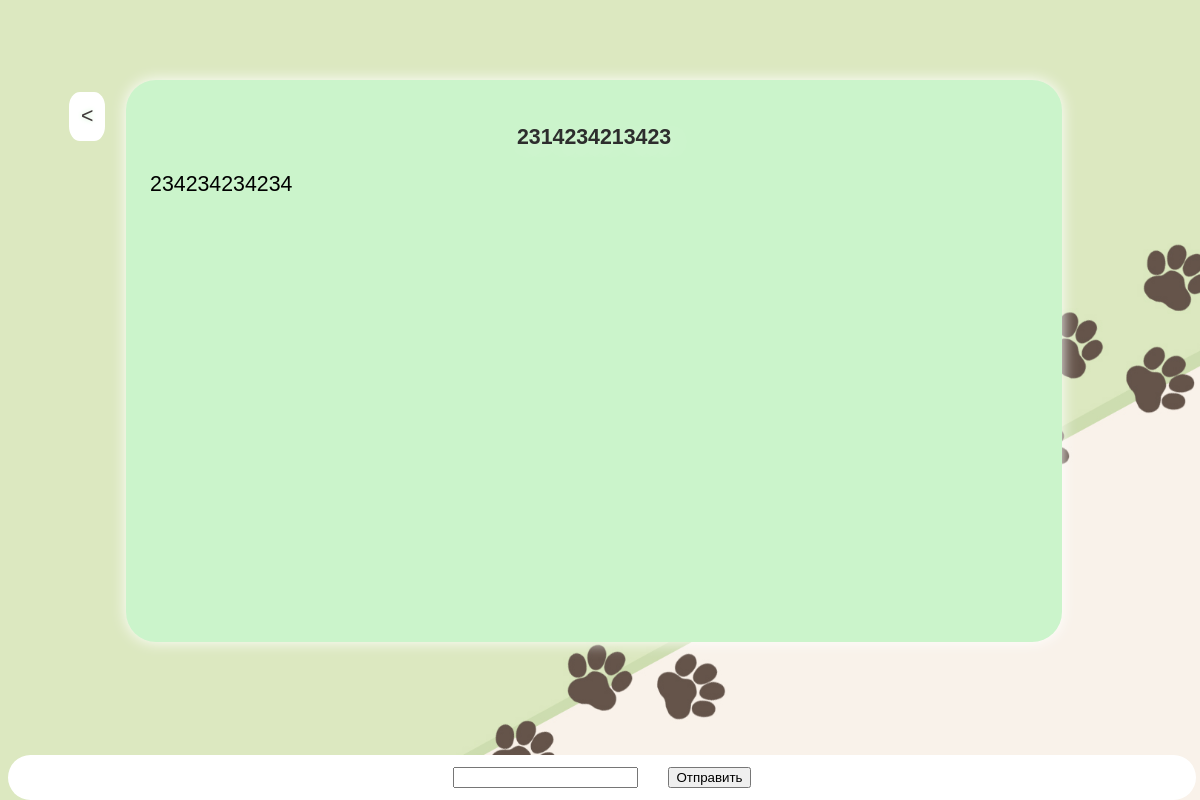
The app's page /chat/10/ (signed in), older data.
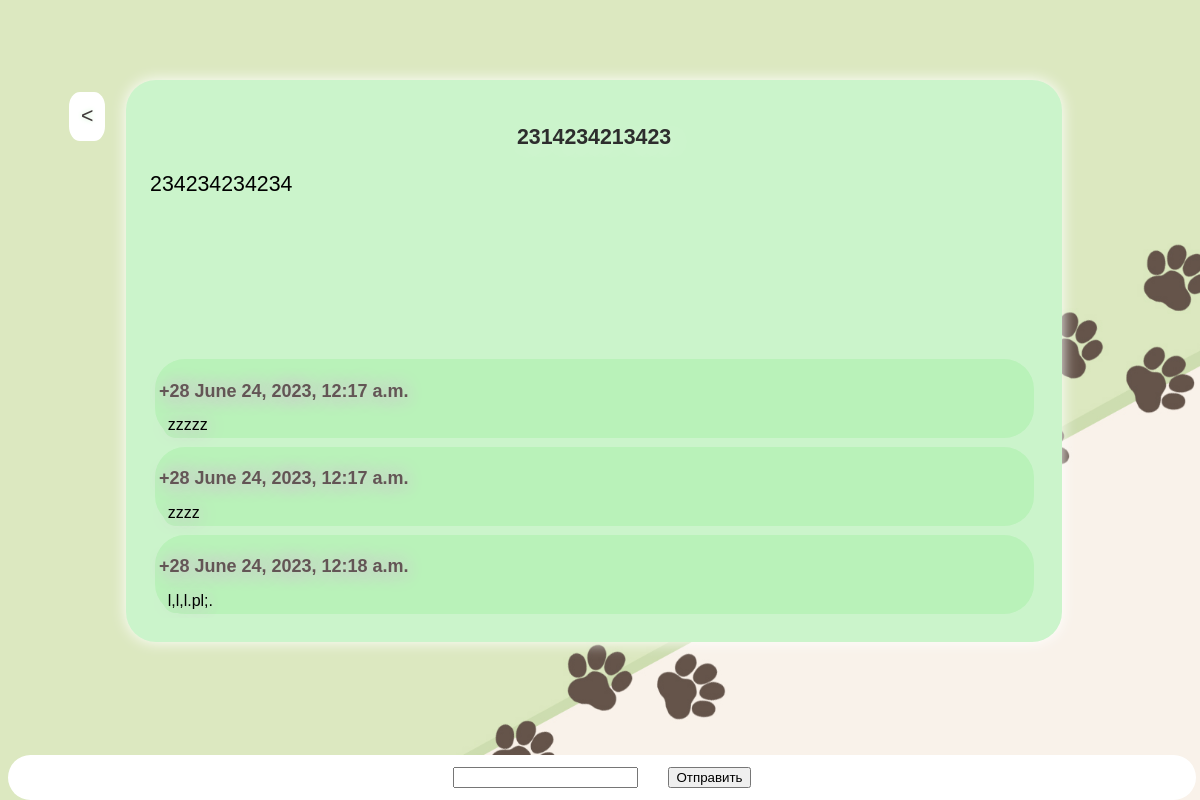
The same page, newer data.
### chat/models.py (models this page shows, shortened)
class Message(models.Model): # модель сообщения
    user = models.ForeignKey(User, on_delete=models.SET_NULL, null=True) # поле 'пользователь', связанное с моделью пользоваетеля первичным ключом
    chat = models.ForeignKey(Chat, on_delete=models.CASCADE, null=True) # поле 'чат', связанное с моделью чата первичным ключом
    words = models.TextField(null=True) # текстовое поле 'содержание сообщения'
    date = models.DateTimeField(auto_now=True) # поле 'дата отправки сообщения'
    class Meta:
        ordering = ['-date']  #сортировка чатов по дате

### chat/views.py (the view)
# urls.py: path("chat/<str:Id>/", views.chat, name='chat'),
@login_required(login_url='log-in')
def chat(request, Id):
    chat_id = Chat.objects.get(id=Id)
    if request.method == 'POST':
        message = request.POST['message']
        print(message)
        new_message = Message(chat=chat_id, words=message, user=request.user)
        new_message.save()
    get_messages = Message.objects.filter(chat=chat_id)
    context = {
        "messages": get_messages,
        "user": request.user,
        "chat": chat_id,
    }
    return render(request, 'chat/chat.html', context)

### chat/templates/chat/chat.html (shortened to what this page needs)
{% extends 'base.html' %}
{% load static %}
{% block content %}
  <a href="{% url 'index' %}" class="return"> < </a>
  <br>
<div class="chat-wrapper">
  <div class="chat">
      <p class="name-chat"> {{chat.name}} </p>
      <p> {{chat.text}} </p>
      <div class="message">
          {% for mess in messages %}
           <div class="messag">
              <p class="name-author-message">{{ mess.user }} {{ mess.date }}</p>
              <strong class= messag>{{mess.words}}</strong>
         </div>
          {% endfor %}
      </div>
  </div>
</div>
  <div class="form">
      {% if request.user.is_authenticated %}
      <form method="POST" action="" id="message">
          <input type="text" id="msg" cols="30" rows="10" required/>
          <input type="submit" value="Отправить" class="submit"/>
      </form>
      {% endif %}
  </div>
{% endblock content %}

Row changes from the older to the newer data that the page shows:
added Message: user "+28", date "June 24, 2023, 12:18 a.m.", words "l,l,l.pl;."
added Message: user "+28", date "June 24, 2023, 12:17 a.m.", words "zzzz"
added Message: user "+28", date "June 24, 2023, 12:17 a.m.", words "zzzzz"
